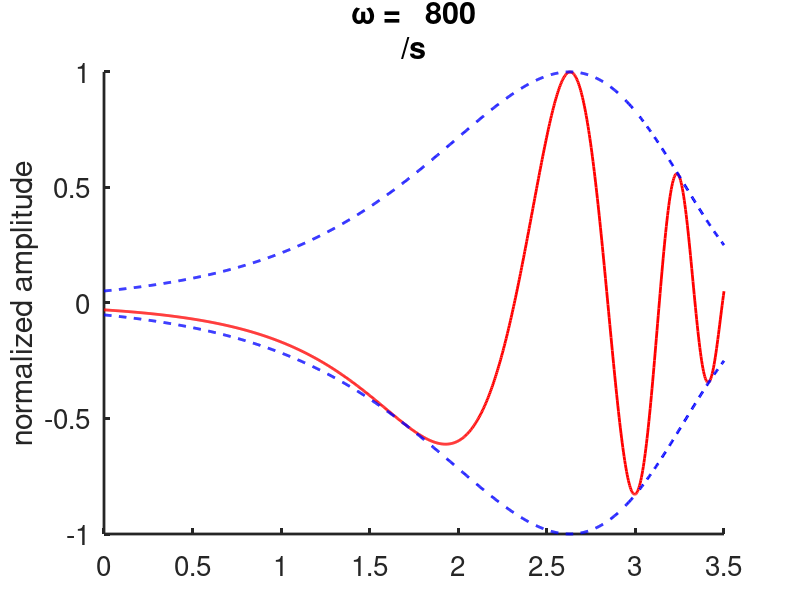
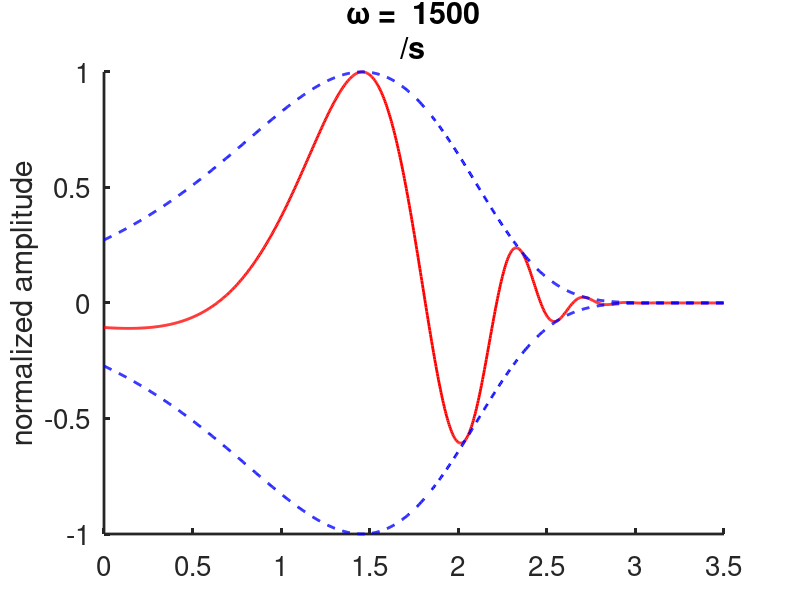

Reproduce these figures in MATLAB, in order.
clear all
%close all
clc
set(0,                           ...
   'defaultaxesfontsize', 20,   ...
   'defaultaxeslinewidth', 2.0, ...
   'defaultlinelinewidth', 2.0, ...
   'defaultpatchlinewidth', 0.7);
L = 3.5;   % Units of cm
l = 3.5;
N = 1000;
x = linspace(0,L,N);
wlist = [800,1500];
for wj=1:2
    w=wlist(wj);

sigma = l/L;

k0 = 1e7;
r0 = 3000;
F0 = 1000;
lam = 1.5;
rho = 1;
k = k0*exp(-lam*x); 
r = r0*exp(-lam*x);
Z = (r + k/(1i*w));
Z0 = (r0 + k0/(1i*w));
Y = 2./Z;
eta0 = F0/Z0;

intY = 2*1i*w*(exp(lam*x) - 1)/(lam*(1i*w*r0 + k0));
eta = -1i*rho*eta0.*Y.*exp(-w*rho*intY);


figure(wj)
plot(x,eta/max(eta),'r')
hold on
plot(x,abs(eta)/max(abs(eta)),'--b','LineWidth',2)
plot(x,-abs(eta)/max(abs(eta)),'--b','LineWidth',2)
hold off
xlim([0,L])
box off
formatSpecF = '%6.0f\n';
 
   title(strcat('\omega = ',sprintf(formatSpecF,w),'/s'))
   ylabel('normalized amplitude')
end
% figure(2)
% % test with the analytic solution
% beta = 2*rho*(w^2)*(w*r0 + 1i*k0)/(lam*(k0^2 + w^2*r0^2));
% xi = w*rho/(1i*w*r0+k0);
% eta2 = 2*eta0*xi*exp(lam*x + beta*(1-exp(lam*x)));
% plot(x,eta2,'r','LineWidth',2)
% hold on
% plot(x,abs(eta2),'b','LineWidth',2)
